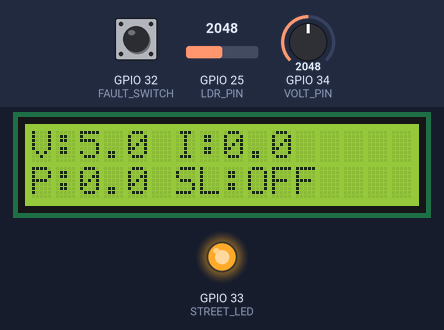
Simulated run of this sketch. Board: ESP32. Parts: 16×2 character LCD, output pins drawn as LEDs (lit = HIGH). The test bench sets the inputs (shaded band); at power-on: GPIO 34 (VOLT_PIN) = 2048, GPIO 25 (LDR_PIN) = 2048, GPIO 32 (FAULT_SWITCH) HIGH. What the sketch prints to the serial monitor is not drawn.

Above: at 2.7 s.
2.8 s: GPIO 34 (VOLT_PIN) set to 263
5.5 s: GPIO 34 (VOLT_PIN) set to 228
At 6.9 s:
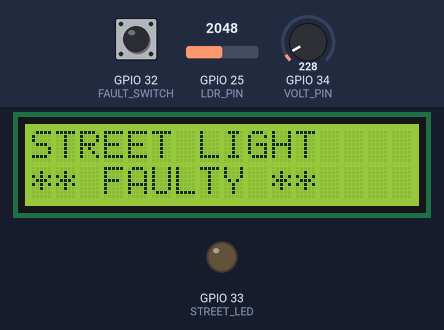
8.2 s: GPIO 25 (LDR_PIN) set to 1940
At 10.6 s:
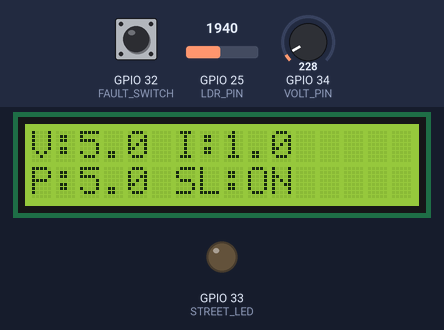
11.2 s: GPIO 32 (FAULT_SWITCH) pulled LOW for 2.35 s
At 13.2 s:
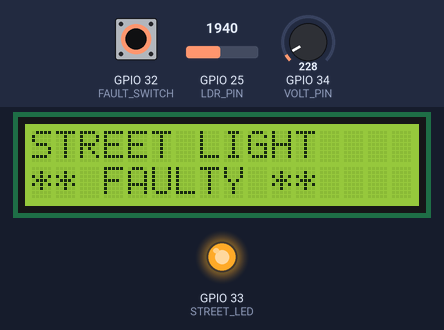
15.2 s: GPIO 25 (LDR_PIN) set to 2040
At 16.9 s:
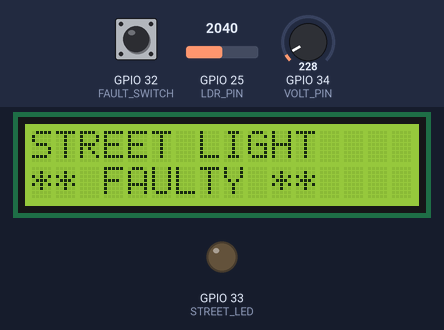
17.9 s: GPIO 25 (LDR_PIN) set to 1960
At 20.6 s:
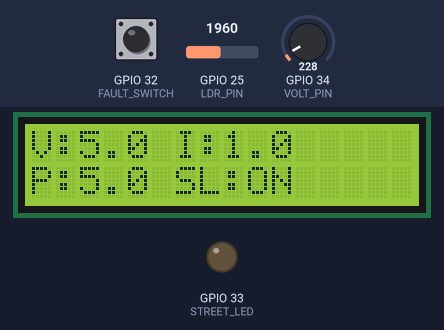
Timing chart, 0 to 22.1 s (numbered marks = the images above; inputs shaded):
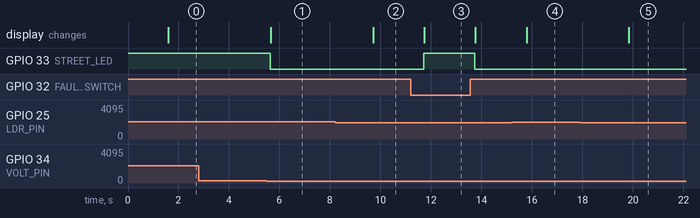

Measured:
- the behaviour switches between 249 and 248 on GPIO 34 (VOLT_PIN) (found by bisection; images 0 and 1)
- the behaviour switches between 2000 and 1999 on GPIO 25 (LDR_PIN) (found by bisection; images 1 and 2)
- after the input at 2.8 s, every drawn part: stays the same
- after the input at 5.5 s, GPIO 33 (STREET_LED): HIGH → LOW after 0.13 s; the display: changes after 0.15 s (image 1)
- after the input at 8.2 s, the display: changes after 1.5 s (image 2)
- after the input at 11.2 s, GPIO 33 (STREET_LED): LOW → HIGH after 0.51 s, → LOW 2.0 s later; the display: changes after 0.53 s (image 3)
- after the input at 15.2 s, the display: changes after 0.58 s (image 4)
- after the input at 17.9 s, the display: changes after 1.9 s (image 5)

The sketch:

node1.ino
```cpp
#include <WiFi.h>
#include <esp_now.h>
#include <Wire.h>
#include <LiquidCrystal_I2C.h>

// -------- PINS --------
#define VOLT_PIN     34
#define LDR_PIN      25
#define STREET_LED   33
#define FAULT_SWITCH 32

LiquidCrystal_I2C lcd(0x27, 16, 2);

// 🔴 RECEIVER MAC (YOUR MAC)
uint8_t receiverMAC[] = {0x00, 0x70, 0x07, 0x1C, 0x04, 0xFC};

// -------- DATA STRUCT --------
typedef struct {
  float V;
  float I;
  float P;
  bool  SL;
  bool  FAULT;
} NodeData;

NodeData txData;

// -------- SENSOR LOGIC (UNCHANGED) --------
float readVoltage() {
  return (analogRead(VOLT_PIN) * 3.3 / 4095.0) * 5.0;
}

String readLDR() {
  return (analogRead(LDR_PIN) < 2000) ? "ON" : "OFF";
}

// -------- SEND CALLBACK (FIXED FOR ESP32 CORE 3.x) --------
void onSend(const wifi_tx_info_t *info,
            esp_now_send_status_t status) {

  Serial.println(status == ESP_NOW_SEND_SUCCESS ?
                 "ESP-NOW SENT" : "ESP-NOW FAILED");
}

void setup() {
  Serial.begin(115200);

  pinMode(STREET_LED, OUTPUT);
  pinMode(FAULT_SWITCH, INPUT_PULLUP);
  digitalWrite(STREET_LED, HIGH);

  Wire.begin(21,22);
  lcd.init();
  lcd.backlight();
  lcd.print("Node-1 Ready");
  delay(1500);

  // -------- ESP-NOW INIT --------
  WiFi.mode(WIFI_STA);
  WiFi.disconnect();

  if (esp_now_init() != ESP_OK) {
    Serial.println("ESP-NOW init failed");
    return;
  }

  esp_now_register_send_cb(onSend);

  esp_now_peer_info_t peer = {};
  memcpy(peer.peer_addr, receiverMAC, 6);
  peer.channel = 0;
  peer.encrypt = false;

  esp_now_add_peer(&peer);
}

void loop() {

  float sensedV = readVoltage();
  bool manualFault = (digitalRead(FAULT_SWITCH) == LOW);
  String LDR_State = readLDR();

  bool streetLightON = false;
  bool fault = false;

  // -------- STREET LIGHT LOGIC --------
  if (!manualFault && sensedV < 1.0) {
    digitalWrite(STREET_LED, LOW);
    streetLightON = true;
  } else {
    digitalWrite(STREET_LED, HIGH);
  }

  // -------- FAULT LOGIC --------
  if (manualFault ||
     (sensedV < 1.0 && streetLightON && LDR_State == "OFF")) {
    fault = true;
  }

  // -------- DISPLAY VALUES --------
  if (fault) {
    txData.V = 0;
    txData.I = 0;
    txData.P = 0;
  }
  else if (streetLightON) {
    txData.V = 5;
    txData.I = 1;
    txData.P = 5;
  }
  else {
    txData.V = 5;
    txData.I = 0;
    txData.P = 0;
  }

  txData.SL = streetLightON;
  txData.FAULT = fault;

  // -------- LCD --------
  lcd.clear();
  if (fault) {
    lcd.setCursor(0,0);
    lcd.print("STREET LIGHT");
    lcd.setCursor(0,1);
    lcd.print("** FAULTY **");
  } else {
    lcd.setCursor(0,0);
    lcd.print("V:");
    lcd.print(txData.V,1);
    lcd.print(" I:");
    lcd.print(txData.I,1);

    lcd.setCursor(0,1);
    lcd.print("P:");
    lcd.print(txData.P,1);
    lcd.print(" SL:");
    lcd.print(streetLightON ? "ON" : "OFF");
  }

  // -------- SEND DATA --------
  esp_now_send(receiverMAC,
               (uint8_t*)&txData,
               sizeof(txData));

  delay(2000);
}
```
